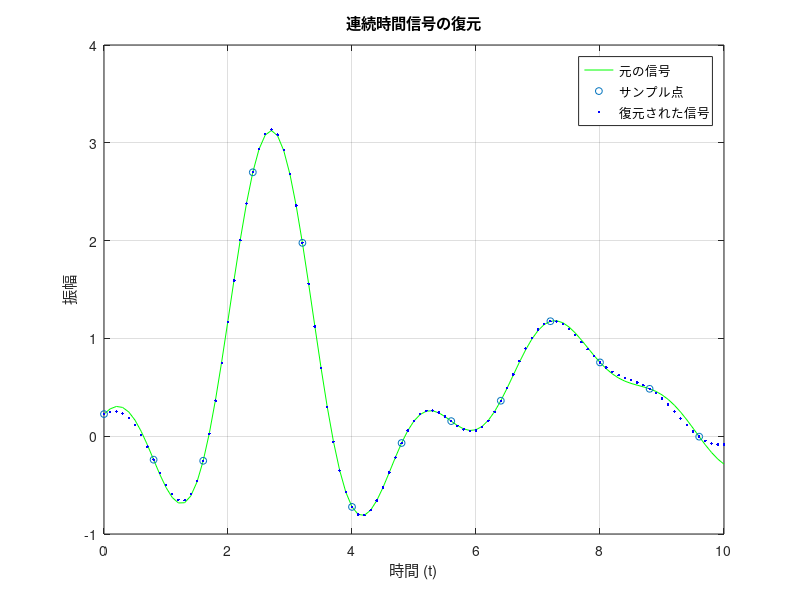

Recreate this plot in MATLAB.
clear, close all
% sincフィルタの定義
function y = sinc(x)
    y = ones(size(x));
    idx = x ~= 0;
    y(idx) = sin(pi*x(idx))./(pi*x(idx));
end

% sinc = @(t) sin(pi*t)./(pi*t +(t==0));

T1 = 0.8;
t_display = 0:0.1:10;
t_recover = -8:0.1:18;

x_c = @(t) 3*sinc(t-2.7) + sinc((t-7.5)/2);

t_sample = 0:T1:10;
x_sample = x_c(t_sample);

x_recover = zeros(size(t_recover));
for i = 1:length(t_recover)
    x_recover(i) = sum(x_sample .* sinc((t_recover(i) - t_sample)/T1));
end

figure;
plot(t_display, x_c(t_display), 'g-');
hold on;
plot(t_sample, x_sample, 'o', 'MarkerSize', 5);
plot(t_recover, x_recover, 'b.');
xlim([0 10]);
legend('元の信号', 'サンプル点', '復元された信号');
% legend('元の信号','復元された信号');
xlabel('時間 (t)');
ylabel('振幅');
title('連続時間信号の復元');
grid on;
